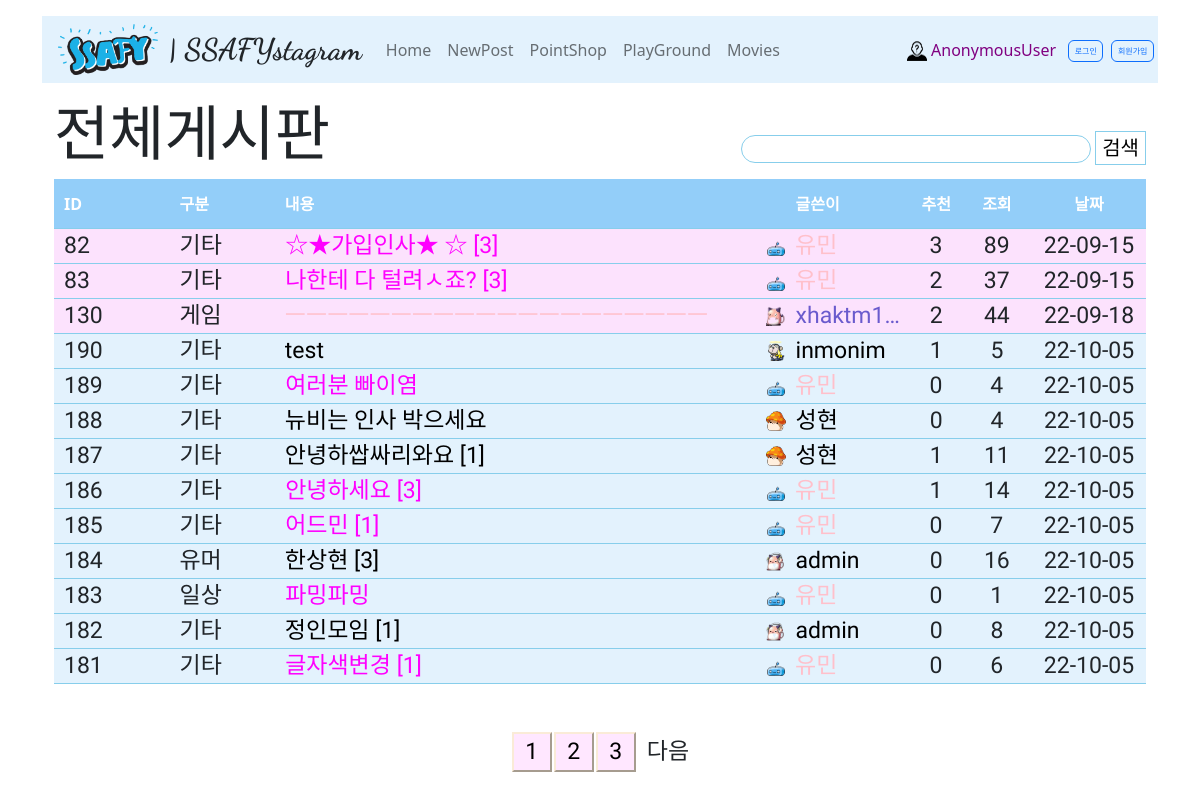
The page /articles/ on the database as committed earlier.
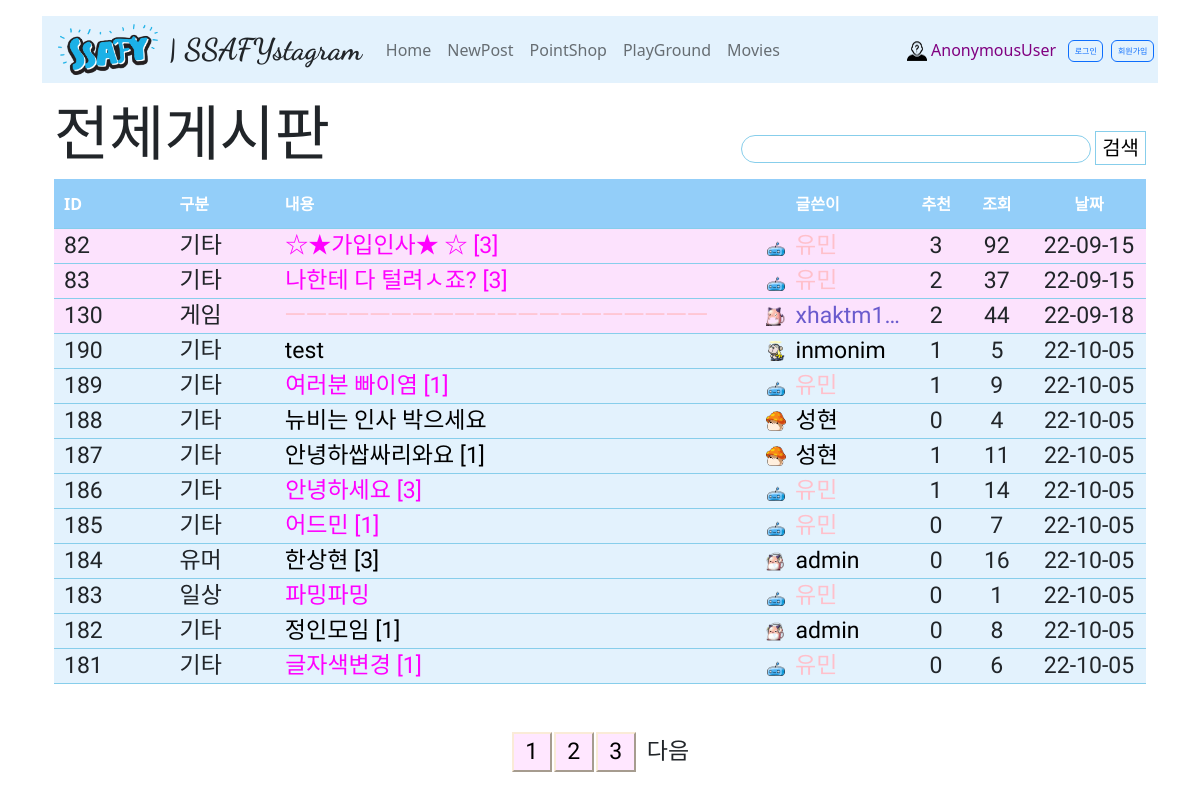
The same page on the database as committed later.
### articles/models.py (models this page shows, shortened)
class Article(models.Model):
    header_choices = (
	('기타', '기타'),
    ('잡담', '잡담'),
    ('유머', '유머'),
    ('게임', '게임'),
    ('일상', '일상'),
    )
    header = models.CharField(max_length=2, choices=header_choices, default='기타')
    username = models.CharField(default='익명',max_length=50)
    title = models.CharField(max_length=30)
    content = models.TextField()
    count = models.IntegerField(default=0)
    up_count = models.IntegerField(default=0)
    comment_count = models.IntegerField(default=0)
    created_at = models.DateTimeField(auto_now_add=True)
    updated_at = models.DateTimeField(auto_now=True)
    def 욕필터(self,str):
        return str.replace("씨팔","**")

class Profile(models.Model):
    username = models.CharField(max_length=50)
    icon_id = models.IntegerField(default=0)
    icon_url = models.TextField(default='icon/gunbbang.png')
    id_color = models.TextField(default='black')
    title_color = models.TextField(default='black')

### articles/views.py (the view)
# urls.py: path('', views.index, name='index'),
def index(request):
    global interval
    page = int(request.GET.get('page', 1))                      # 요청 페이지를 받아올때 인트값으로, 디폴트 1
    page_size = 10                                              # 보여줄 페이지의 개수
    page_end = page * page_size                                 # 아래에서 게시글을 페이지개수만큼 자를 변수
    page_start = page_end - page_size
    paginations = (len(Article.objects.all()) // page_size) +1  # 모든 게시글개수를 페이지 사이즈만큼 나누고 +1 만큼 페이지네이션 생성
    paginations_size = 3                                        # 페이지네이션 사이즈 (html에도 값 바꿔주어야함)
    if page <= paginations_size:                                # 페이지네이션 사이즈 처리 구간 첫 1,2,3 구간일때
        interval = 1
    if page != 1 and page % paginations_size == 1:              # 페이지가 1이아니고 페이지네이션 사이즈로 나눈 나머지 1일때 (즉 현재설정으론 4페이지)
        interval = page                                         # 글로벌 interval을 page값으로 할당 (아래에 range범위 바꿔서 다시 렌더링 해야함)
    articles = Article.objects.all()[::-1]
    articles = articles[page_start:page_end]                    # 현재 페이지 사이즈 10개만큼 잘라서 렌더링해야함
    time_now = int(time.mktime(datetime.now().date().timetuple()))      # 중요!! 현재시간의 현재날짜 00시 기준의 값을 타임스탬프로 받아와야함!
    for article in articles:
        article.title = article.욕필터(article.title)
        article_time = int(time.mktime(article.created_at.timetuple()))     # 게시글 작성시간을 타임스탬프화 시키고
        article.time_slice = article_time - time_now + 32400                # 중요!! 오늘날짜 00시 기준값에서 작성시간 빼고 32400(시차)만큼 더해준값 음수면 넘어가게..(이 값으로 index페이지에서 사용)
        if article.comment_count == 0:
            article.comment_count = ''          # 코멘트 0 이면 빈칸
        else:
             article.comment_count = f' [{ article.comment_count }]'
    article_popular = Article.objects.all().order_by('-up_count')[:3]
    for popular in article_popular:
        popular.title = popular.욕필터(popular.title)
        popular_time = int(time.mktime(popular.created_at.timetuple()))
        popular.time_slice = popular_time - time_now + 32400
        if popular.comment_count == 0:
            popular.comment_count = ''
        else:
             popular.comment_count = f' [{ popular.comment_count}]'
    usernames = list(map(lambda x:x.username, articles))
    usernames2 = list(map(lambda x:x.username, article_popular))
    profiles = Profile.objects.filter(username__in=usernames)
    profiles2 = Profile.objects.filter(username__in=usernames2)
    for article in articles:
        for profile in profiles:
            if profile.username == article.username :
                article.profile = profile.icon_url
                article.id_color = profile.id_color
                article.title_color = profile.title_color
    for article in article_popular:
        for pro in profiles2:
            if pro.username == article.username :
                article.profile = pro.icon_url
                article.id_color = pro.id_color
                article.title_color = pro.title_color
    context ={
        'articles': articles,
        'article_popular': article_popular,
        'range': range(interval, paginations + 1),                      # 여기 range를 전달함으로써 구간만큼 페이지네이션 버튼 생성
        'interval': interval,
        'interval_2': interval + paginations_size,
        'paginations_size': paginations_size,
    }
    return render(request, 'articles/index.html', context)

### articles/context_processors.py (called while the page is built)
def profile_processor(request):
    first_profile = Profile()
    first_profile.icon_url = 'icon/anonymous.png'
    is_anonymoususer = str(request.user) == 'AnonymousUser'
    if is_anonymoususer == False:
        [first_profile] = Profile.objects.filter(username=request.user.username) # 일치하는 이름으로 필터로 거름 (get은 없으면 오류)
    return {
        'profile': first_profile,
    }

### articles/templates/articles/index.html (shortened to what this page needs)
{% extends 'base.html' %}
{% load static %}
{% block content %}
  <div class="header-search">
    <h1>전체게시판</h1>
    <form action="{% url 'articles:search' %}">
      <input class="searchinput" type="search" name="q">
      <input class="searchbox" type="submit" value="검색">
    </form>
  </div>
  <section>
    <div class="oneline-head">
      <cell>
        ID
      </cell>
      <cell>
        구분
      </cell>
      <div class="divtitle">
        내용
      </div>
      <cell style="margin-left: 20px;">
        글쓴이
      </cell>
      <cell2>
        추천
      </cell2>
      <cell2>
        조회
      </cell2>
      <datecell>
        날짜
      </datecell>
    </div>
    {% for popular in article_popular %}
      <div class="oneline-popluar">
        <cell>
          {{ popular.pk }}
        </cell>
        <cell>
          {{ popular.header }}
        </cell>
        <div style="color: {{ popular.title_color }};" class="divtitle">
          <a href="{% url 'articles:detail' popular.pk %}">
            {{ popular.title }}
            {{ popular.comment_count }}
          </div>
        <img style="width: 20px; height: 20px;" src="{% static popular.profile %}" alt="icon"/>
        <cell style="color: {{ popular.id_color }};">
          {{ popular.username }}</cell>
        <cell2>
          {{ popular.up_count }}</cell2>
        <cell2>
          {{ popular.count }}</cell2>
        {% if popular.time_slice >= 0 %}
          <datecell>
            {{ popular.created_at|date:"H:i" }}
          </datecell>
        {% else %}
          <datecell>
            {{ popular.created_at|date:"y-m-d" }}
          </datecell>
        {% endif %}
      </div>
    {% endfor %}
    {% for article in articles %}
      <div class="oneline">
        <cell>
          {{ article.pk }}
        </cell>
        <cell>
          {{ article.header }}
        </cell>
        <div style="color: {{ article.title_color }};" class="divtitle">
          <a href="{% url 'articles:detail' article.pk %}">
            {{ article.title }}
            {{ article.comment_count }}
          </div>
        <img style="width: 20px; height: 20px;" src="{% static article.profile %}" alt="icon"/>
        <cell style="color: {{ article.id_color }};">
          {{ article.username }}</cell>
        <cell2>
          {{ article.up_count }}</cell2>
        <cell2>
          {{ article.count }}</cell2>
        {% if article.time_slice >= 0 %}
          <datecell>
            {{ article.created_at|date:"H:i" }}
          </datecell>
        {% else %}
          <datecell>
            {{ article.created_at|date:"y-m-d" }}
          </datecell>
        {% endif %}
      </div>
    {% endfor %}
    <footer class="oneline-page">
      {% for pag in range %}
        {% if pag < interval_2 %}
          <form href="{% url 'articles:index' %}">
            <input class="pagebox" type="submit" name="page" value="{{ pag }}">
          </form>
        {% elif pag == interval_2 %}
          <a style="margin-left: 10px;" href="?page={{ interval|add:paginations_size }}">다음</a>
        {% endif %}
      {% endfor %}
    </footer>
  </section>
{% endblock content %}

Rows that differ between the two databases and show on the page:
changed Article "☆★가입인사★ ☆": count "89" → "92"
changed Article "여러분 빠이염": comment_count (not shown) → "[1]"; up_count "0" → "1"; count "4" → "9"
